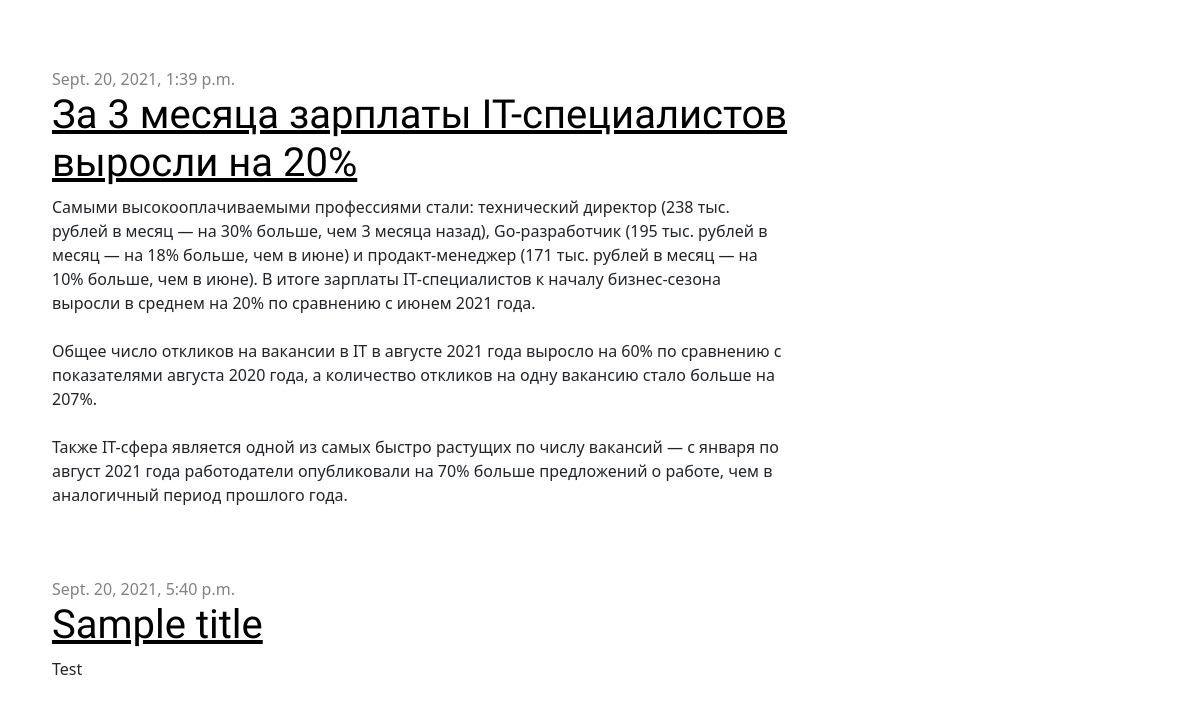
Before: / (lower part) with the older database file.
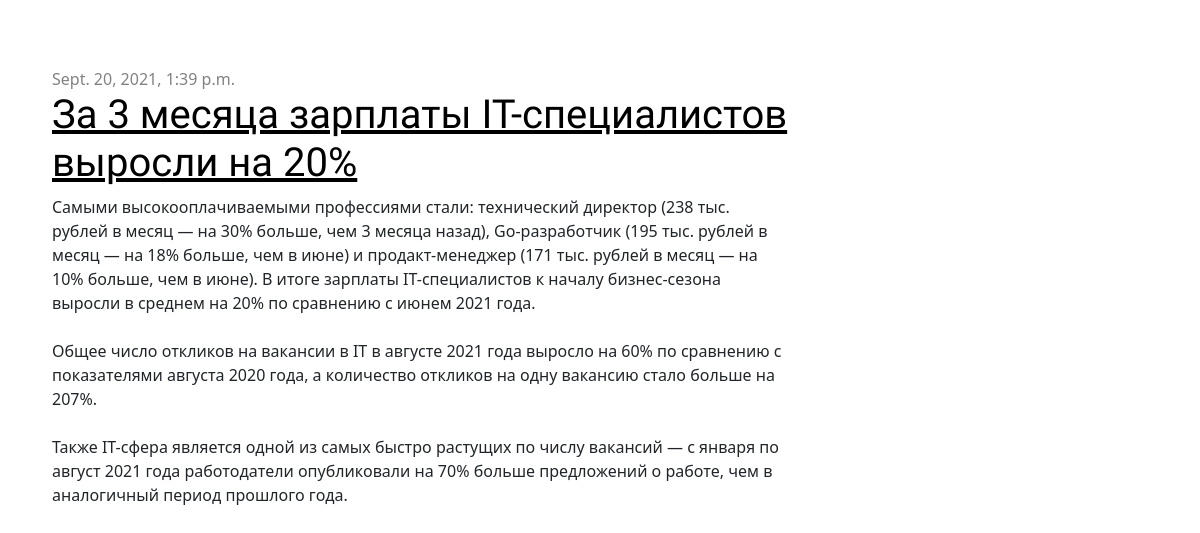
After: the same page with the newer database file.
### blog/models.py (models this page shows, shortened)
class Post(models.Model):
    author = models.ForeignKey(settings.AUTH_USER_MODEL, on_delete=models.CASCADE)
    title = models.CharField(max_length=200)
    text = models.TextField()
    created_date = models.DateTimeField(default=timezone.now)
    published_date = models.DateTimeField(blank=True, null=True)

### blog/views.py (the view)
# urls.py: path('', views.post_list, name='post_list'),
def post_list(request):
    posts = Post.objects.filter(published_date__lte=timezone.now()).order_by('published_date')
    return render(request, 'blog/post_list.html', {'posts': posts})

### blog/templates/blog/post_list.html
{% extends 'blog/base.html' %}
{% block content %}
    {% for post in posts %}
        <div class="post">
            <div class="date">
                {{ post.published_date }}
            </div>
            <h1><a href="{% url 'post_detail' pk=post.pk %}">{{ post.title }}</a></h1>
            <p>{{ post.text|linebreaksbr }}</p>
        </div>
    {% endfor %}
{% endblock %}

Changed rows visible on the page:
removed Post: published_date "Sept. 20, 2021, 5:40 p.m.", title "Sample title", text "Test"
